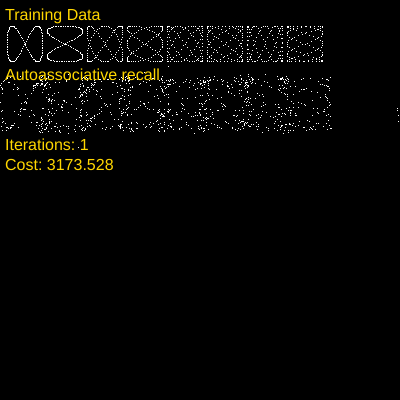
Frame 1 (no input)
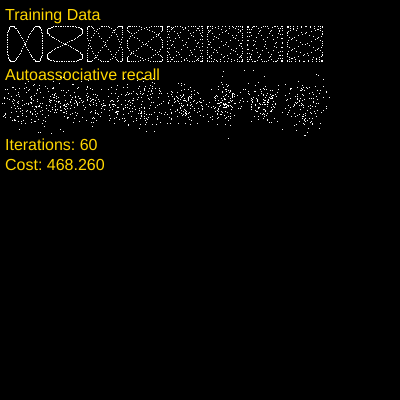
Frame 60 (no input)
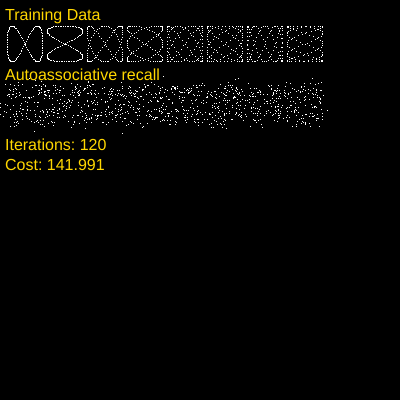
Frame 120 (the mouse pressed at the canvas centre since frame 60)

The p5.js sketch that drew these frames (run headless with seeded random() and noise() and a simulated clock; from frame 60 on, the mouse is pressed at the canvas centre):

// p5.js sketch
// ── sketch.js
// Fixed filter bank neural network. 
// Switching Detached from activation function.
// Locality Senstive Hashing used instead.
// Sean O'Connor
class FFBNet {
  // vecLen must be 2,4,8,16,32.....
  constructor(vecLen, depth, hash) {
    this.vecLen = vecLen;
    this.depth = depth;
    this.hash = hash;
    this.params = new Float32Array(2 * vecLen * depth);
    this.work = new Float32Array(vecLen);
    for (let i = 0; i < this.params.length; i++) {
      this.params[i] = 0.5;
    }
  }

  recall(result, input) {
	copyVec(this.work,input);
    adjustVec(result, input, 1); // const. vector length.
    signFlipVec(result, this.hash); // frequency scramble
    let paIdx = 0; // parameter index
    for (let i = 0; i < this.depth; i++) {
	  rpVec(this.work,this.hash+i+1);
      whtScVec(result, 2.0); // WHT scale *2 for switching losses.
      for (let j = 0; j < this.vecLen; j++) {
        const signBit = this.work[j] < 0 ? 0 : 1;  // switch using (LSH) hash of input vector 
        result[j] *= this.params[paIdx + signBit];
        paIdx += 2;
      }
    }
    whtScVec(result, 1.0);
  }
}

// Fast Walsh Hadamard Transform provide your own scaling
function whtScVec(vec, sc) {
  let n = vec.length;
  let hs = 1;
  while (hs < n) {
    let i = 0;
    while (i < n) {
      const j = i + hs;
      while (i < j) {
        var a = vec[i];
        var b = vec[i + hs];
        vec[i] = a + b;
        vec[i + hs] = a - b;
        i += 1;
      }
      i += hs;
    }
    hs += hs;
  }
  scaleVec(vec, vec, sc / sqrt(n));
}

// pseudorandom sign flip of vector elements based on hash 
function signFlipVec(vec, hash) {
  for (let i = 0, n = vec.length; i < n; i++) {
    hash += 0x3C6EF35F;
    hash *= 0x19660D;
    hash &= 0xffffffff;
    if (((hash * 0x9E3779B9) & 0x80000000) === 0) {
      vec[i] = -vec[i];
    }
  }
}

// Fast random projection
function rpVec(vec, hash) {
  signFlipVec(vec, hash);
  whtScVec(vec,1.0);
}

function copyVec(cVec,sVec){
  for (let i = 0, n = cVec.length; i < n; i++) {
    cVec[i] = sVec[i];
  }	
}
	
function scaleVec(rVec, xVec, sc) {
  for (let i = 0, n = rVec.length; i < n; i++) {
    rVec[i] = xVec[i] * sc;
  }
}

function sumSqVec(vec) {
  let sum = 0.0;
  for (let i = 0, n = vec.length; i < n; i++) {
    sum += vec[i] * vec[i];
  }
  return sum;
}

// Adjust variance/sphere radius
function adjustVec(rVec, xVec, scale) {
  let MIN_SQ = 1e-20;
  let adj = scale / sqrt((sumSqVec(xVec) / xVec.length) + MIN_SQ);
  scaleVec(rVec, xVec, adj);
}

// Sum of squared difference cost
function costL2(vec, tar) {
  var cost = 0;
  for (var i = 0; i < vec.length; i++) {
    var e = vec[i] - tar[i];
    cost += e * e;
  }
  return cost;
}

class Mutator {
  constructor(size, precision) {
    this.previous = new Float32Array(size);
    this.pIdx = new Int32Array(size);
    this.precision = precision;
  }
  mutate(vec) {
    for (let i = 0; i < this.previous.length; i++) {
      let rpos = int(random(vec.length));
      let v = vec[rpos];
      this.pIdx[i] = rpos;
      this.previous[i] = v;
      let m = 2 * exp(random(-this.precision, 0));
      if (random() < 0.5) m = -m;
      let vm = v + m;
      if (vm >= 1) vm = v;
      if (vm <= -1) vm = v;
      vec[rpos] = vm;
    }
  }
  undo(vec) {
    for (let i = this.previous.length - 1; i >= 0; i--) {
      vec[this.pIdx[i]] = this.previous[i];
    }
  }
}

// Test with Lissajous curves
let c1;
let ex = [];
let work = new Float32Array(256);
let parentCost = Number.POSITIVE_INFINITY;
let parentNet = new FFBNet(256, 5, 123456);
let mut = new Mutator(10, 25);

function setup() {
  createCanvas(400, 400);
  c1 = color('gold');
  for (let i = 0; i < 8; i++) {
    ex[i] = new Float32Array(256);
  }
  for (let i = 0; i < 127; i++) { // Training data
    let t = i * 2 * PI / 127;
    ex[0][2 * i] = sin(t);
    ex[0][2 * i + 1] = sin(2 * t);
    ex[1][2 * i] = sin(2 * t);
    ex[1][2 * i + 1] = sin(t);
    ex[2][2 * i] = sin(2 * t);
    ex[2][2 * i + 1] = sin(3 * t);
    ex[3][2 * i] = sin(3 * t);
    ex[3][2 * i + 1] = sin(2 * t);
    ex[4][2 * i] = sin(3 * t);
    ex[4][2 * i + 1] = sin(4 * t);
    ex[5][2 * i] = sin(4 * t);
    ex[5][2 * i + 1] = sin(3 * t);
    ex[6][2 * i] = sin(2 * t);
    ex[6][2 * i + 1] = sin(5 * t);
    ex[7][2 * i] = sin(5 * t);
    ex[7][2 * i + 1] = sin(2 * t);
  }
  textSize(16);
}

function draw() {
  background(0);
  loadPixels();
  for (let i = 0; i < 100; i++) {
    mut.mutate(parentNet.params);
    let cost = 0;
    for (let j = 0; j < 8; j++) {
      parentNet.recall(work, ex[j]);
      cost += costL2(work, ex[j]); // autoassociate
    }
    if (cost < parentCost) {
      parentCost = cost;
    } else {
      mut.undo(parentNet.params);
    }
  }
  fill(c1);
  for (let i = 0; i < 8; i++) {
    for (let j = 0; j < 255; j += 2) {
      set(25 + i * 40 + 18 * ex[i][j], 44 + 18 * ex[i][j + 1]);
    }
  }
  for (let i = 0; i < 8; i++) {
    parentNet.recall(work, ex[i]);
    for (let j = 0; j < 255; j += 2) {
      set(25 + i * 40 + 18 * work[j], 104 + 18 * work[j + 1]);
    }
  }
  updatePixels();
  text("Training Data", 5, 20);
  text("Autoassociative recall", 5, 80);
  text('Iterations: ' + frameCount, 5, 150);
  text('Cost: ' + parentCost.toFixed(3), 5, 170);
}
